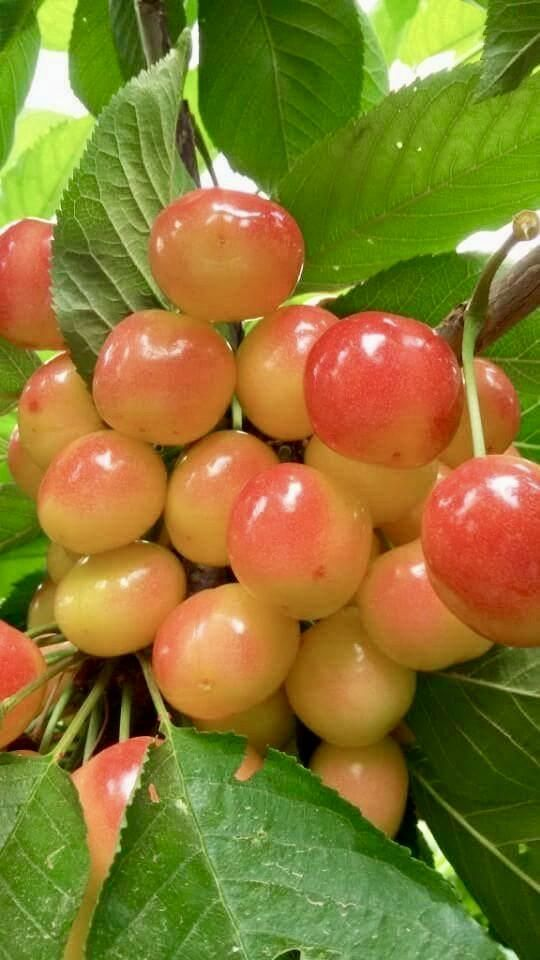
#> input picture anggur.jpg, 540 x 960 px
$ jupyter execute 1207070138_WahyuRahmat_EdgeDetection.ipynb   (older library calls are emulated)
#> lines starting #> are read from the running program, lines starting #| are printed output that depends on the picture
[cell 1]
import cv2
import numpy as np
import matplotlib.pyplot as plt

#Proses Canny
img = cv2.imread('anggur.jpg')
#> img is the input picture: shape (960, 540, 3); mean B, G, R 46.7, 121.7, 137.2

img_canny = cv2.Canny(img, 100, 200)
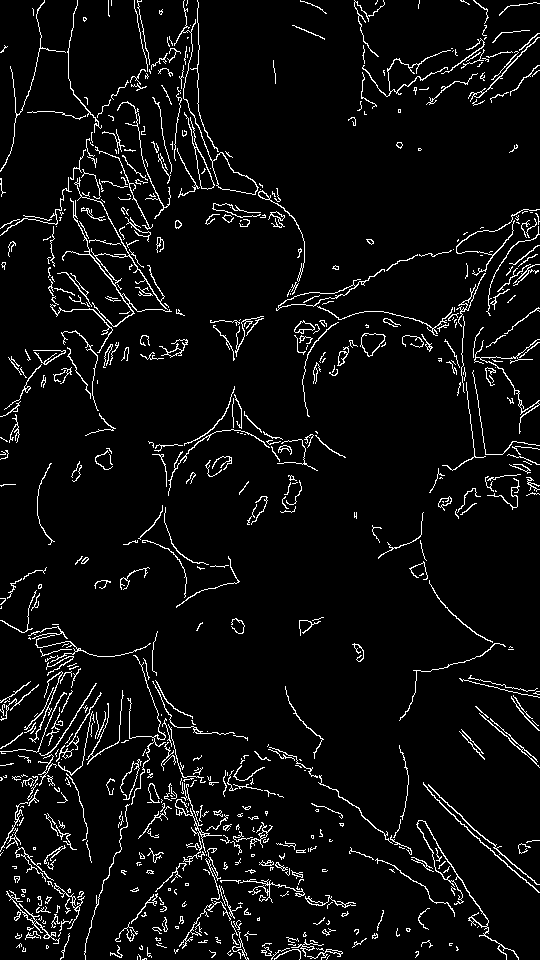
#> img_canny: shape (960, 540); 5.4% white in thin lines or dots

fig, axes = plt.subplots(2, 2, figsize=(8, 8))
ax = axes.ravel()

ax[0].imshow(img, cmap='gray')
ax[0].set_title("Citra Input")
ax[1].hist(img.ravel(), bins=256)
ax[1].set_title("Histogram Citra Input")

ax[2].imshow(img_canny, cmap='gray')
ax[2].set_title("Citra Output")
ax[3].hist(img_canny.ravel(), bins=256)
ax[3].set_title("Histogram Citra Output")

fig.tight_layout()
plt.show()
#> figure, not shown here; B, G, R data is drawn as R, G, B; panel 2: tallest bar 51488 high, from x = 0 to 0.996; panel 4: tallest bar 490401 high, from x = 0 to 0.996

[cell 2]
#Proses Laplacian
img = cv2.imread('anggur.jpg')
gray = cv2.cvtColor(img, cv2.COLOR_BGR2GRAY)
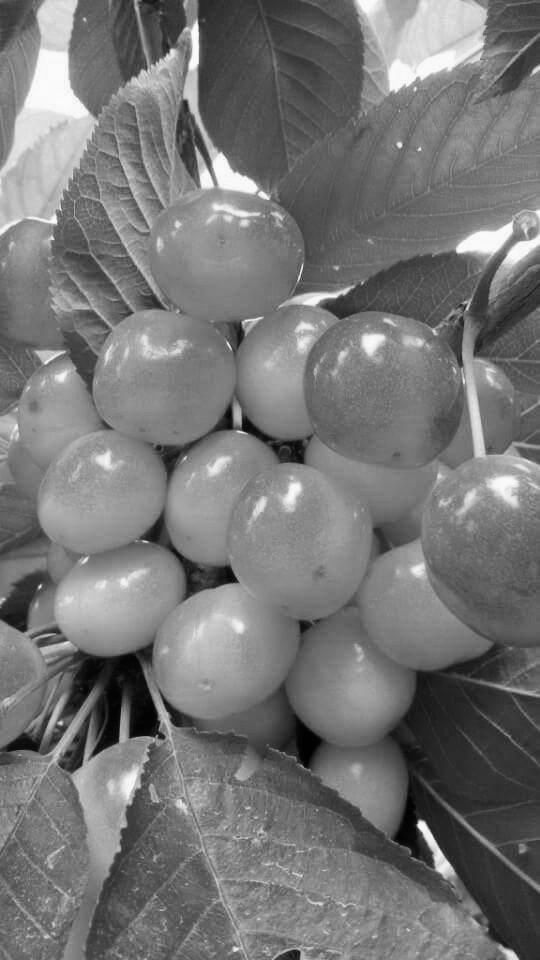
#> gray: shape (960, 540); min 0, max 254, mean 117.8
img0 = cv2.GaussianBlur(gray, (3, 3), 0)
laplacian = cv2.Laplacian(img0, cv2.CV_64F)
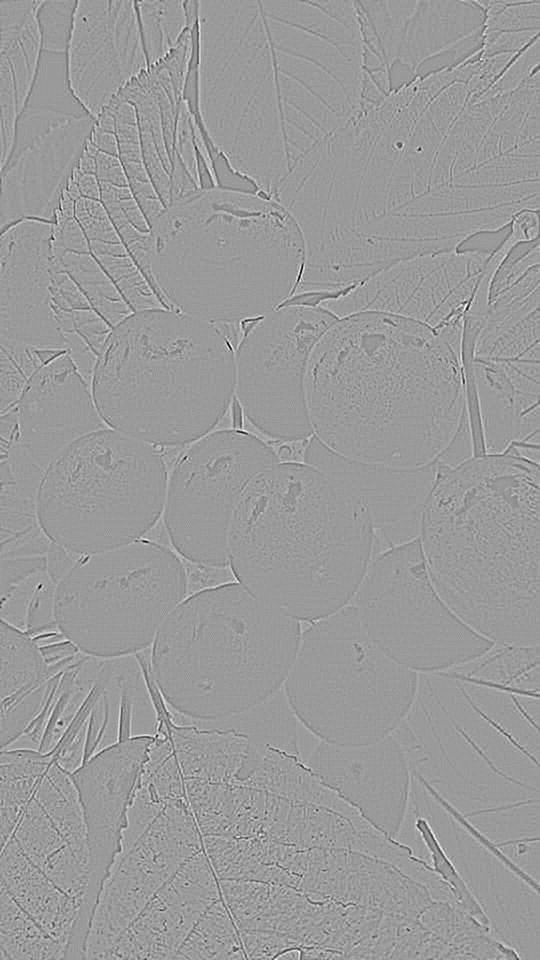
#> laplacian: shape (960, 540) float64; min -89, max 58, mean 0; drawn with min black and max white

plt.subplots(1, 2, figsize=(10, 5))

plt.subplot(121)
plt.imshow(img0, cmap='gray')
plt.title('Original')
plt.xticks([])
plt.yticks([])

plt.subplot(122)
plt.imshow(laplacian, cmap='gray')
plt.title('Laplacian')
plt.xticks([])
plt.yticks([])

plt.show()

[cell 3]
#Proses Prewit
img = cv2.imread('anggur.jpg')
kernelx = np.array([[1,1,1],[0,0,0],[-1,-1,-1]])
kernely = np.array([[-1,0,1],[-1,0,1],[-1,0,1]])

img_prewittx = cv2.filter2D(img, -1, kernelx)
img_prewitty = cv2.filter2D(img, -1, kernely)
img_prewitt = img_prewittx + img_prewitty
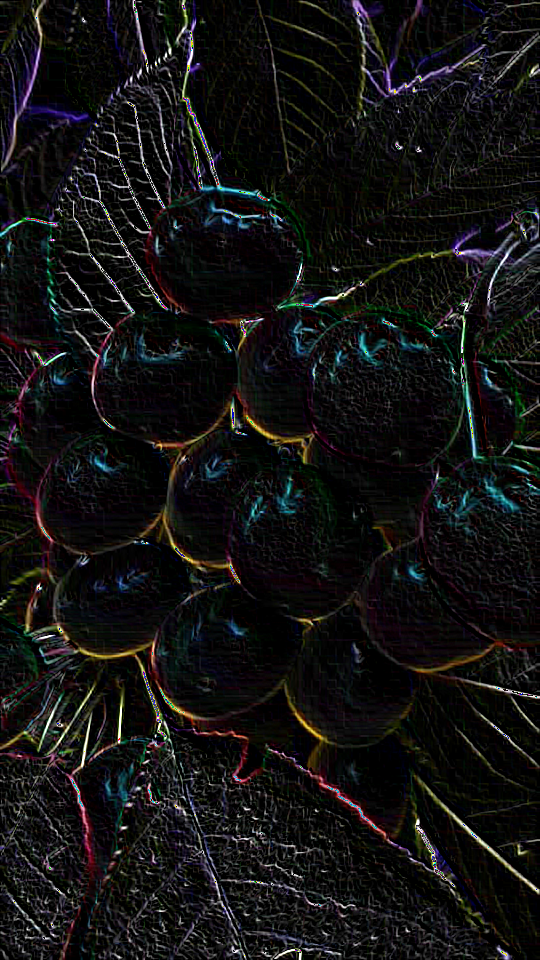
#> img_prewitt: shape (960, 540, 3); mean B, G, R 18.5, 18.7, 19.2

#Plot Output
fig, axes = plt.subplots(4, 2, figsize=(8, 8))
ax = axes.ravel()

ax[0].imshow(img, cmap='gray')
ax[0].set_title("Citra Input")
ax[1].hist(img.ravel(), bins=256)
ax[1].set_title("Histogram Citra Input")

ax[2].imshow(img_prewittx, cmap='gray')
ax[2].set_title("Citra Output Prewitt X")
ax[3].hist(img_prewittx.ravel(), bins=256)
ax[3].set_title("Histogram Citra Output Prewitt X")

ax[4].imshow(img_prewitty, cmap='gray')
ax[4].set_title("Citra Output Prewitt Y")
ax[5].hist(img_prewitty.ravel(), bins=256)
ax[5].set_title("Histogram Citra Output Prewitt Y")

ax[6].imshow(img_prewitt, cmap='gray')
ax[6].set_title("Citra Output Prewitt")
ax[7].hist(img_prewitt.ravel(), bins=256)
ax[7].set_title("Histogram Citra Output Prewitt")

fig.tight_layout()
plt.show()
#> figure, not shown here; B, G, R data is drawn as R, G, B; panel 2: tallest bar 51488 high, from x = 0 to 0.996; panel 4: tallest bar 798038 high, from x = 0 to 0.996; panel 6: tallest bar 838712 high, from x = 0 to 0.996; panel 8: tallest bar 429664 high, from x = 0 to 0.996

[cell 4]
# Proses Sobel
img_sobelx = cv2.Sobel(img, cv2.CV_8U, 1, 0, ksize=5)
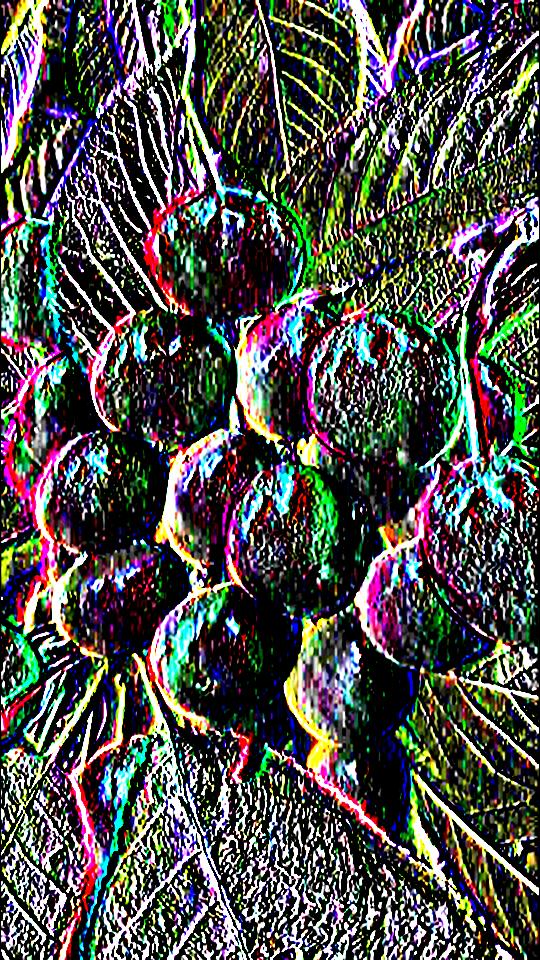
#> img_sobelx: shape (960, 540, 3); mean B, G, R 74.8, 78.9, 79.1
img_sobely = cv2.Sobel(img, cv2.CV_8U, 0, 1, ksize=5)
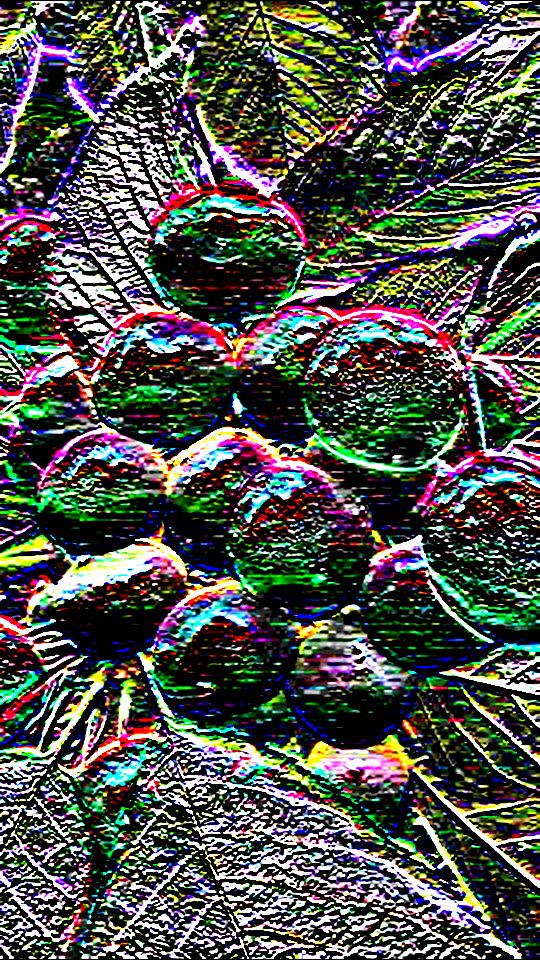
#> img_sobely: shape (960, 540, 3); mean B, G, R 75.1, 80.9, 78.8
img_sobel = img_sobelx + img_sobely
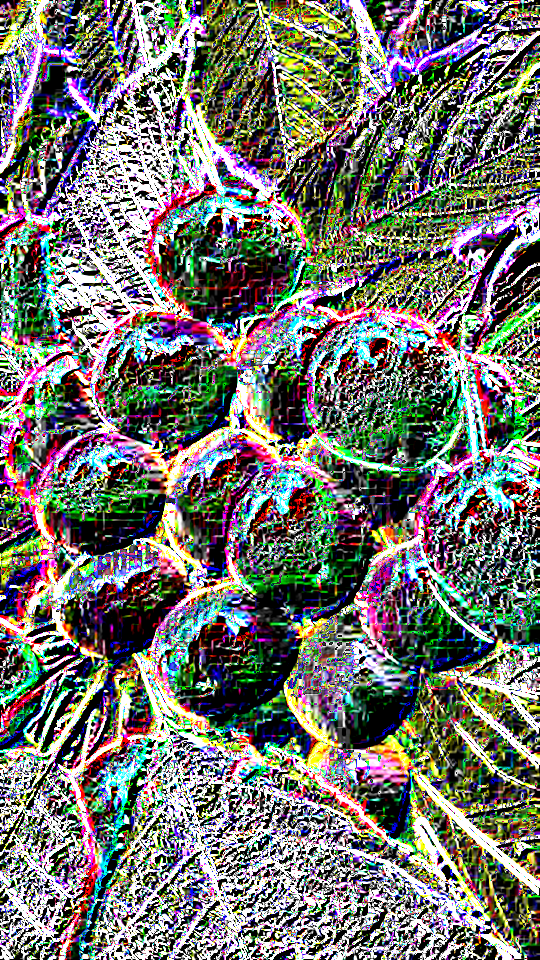
#> img_sobel: shape (960, 540, 3); mean B, G, R 110.6, 116.4, 115.8

# Plot Output
fig, axes = plt.subplots(4, 2, figsize=(8, 8))
ax = axes.ravel()

ax[0].imshow(img, cmap='gray')
ax[0].set_title("Citra Input")
ax[1].hist(img.ravel(), bins=256)
ax[1].set_title("Histogram Citra Input")

ax[2].imshow(img_sobelx, cmap='gray')
ax[2].set_title("Citra Output Sobel X")
ax[3].hist(img_sobelx.ravel(), bins=256)
ax[3].set_title("Histogram Citra Output Sobel X")

ax[4].imshow(img_sobely, cmap='gray')
ax[4].set_title("Citra Output Sobel Y")
ax[5].hist(img_sobely.ravel(), bins=256)
ax[5].set_title("Histogram Citra Output Sobel Y")

ax[6].imshow(img_sobel, cmap='gray')
ax[6].set_title("Citra Output Sobel")
ax[7].hist(img_sobel.ravel(), bins=256)
ax[7].set_title("Histogram Citra Output Sobel")

fig.tight_layout()
plt.show()
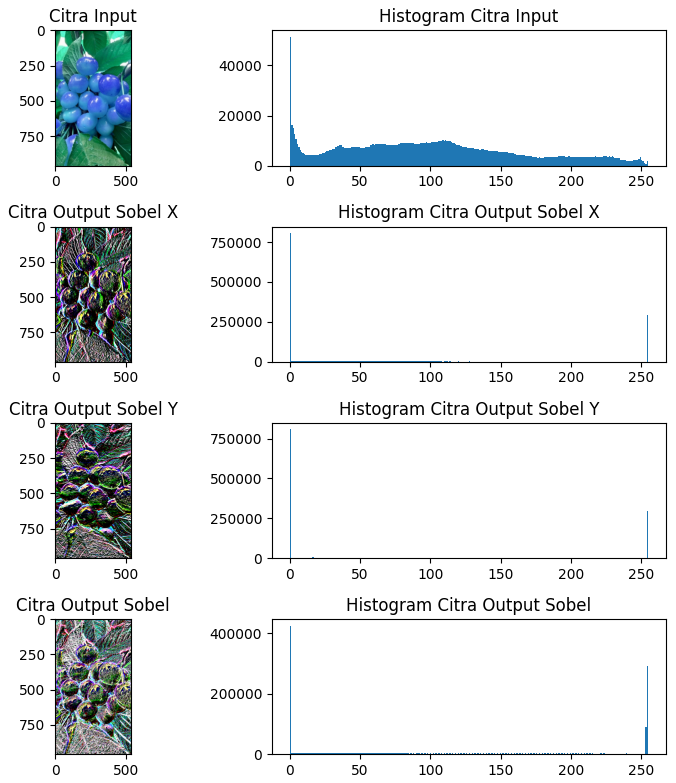
#> figure drawn by matplotlib, 8 panels; B, G, R data is drawn as R, G, B; panel 2: tallest bar 51488 high, from x = 0 to 0.996; panel 4: tallest bar 806502 high, from x = 0 to 0.996; panel 6: tallest bar 808096 high, from x = 0 to 0.996; panel 8: tallest bar 426328 high, from x = 0 to 0.996
